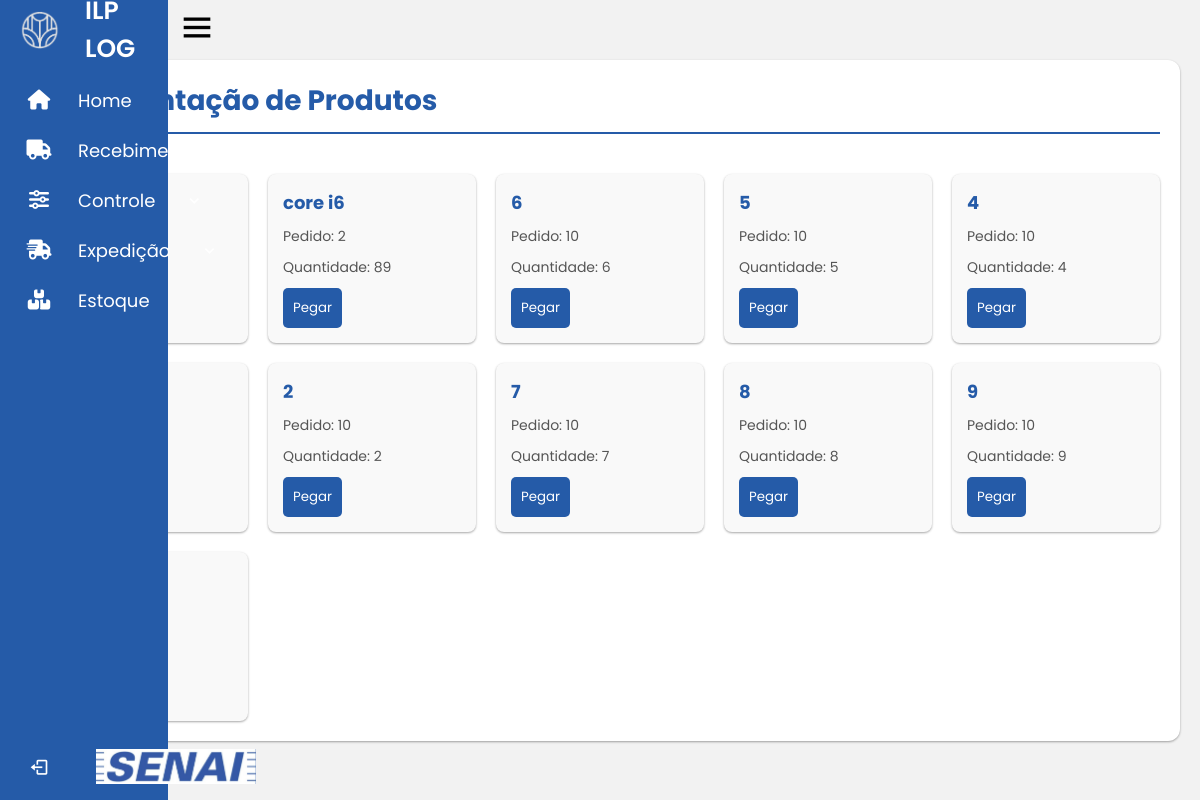
Page /SENAI_LOGISTICA/home/movimentacao_pos_vistoria/movimentacaoPVist.php on the earlier database version.
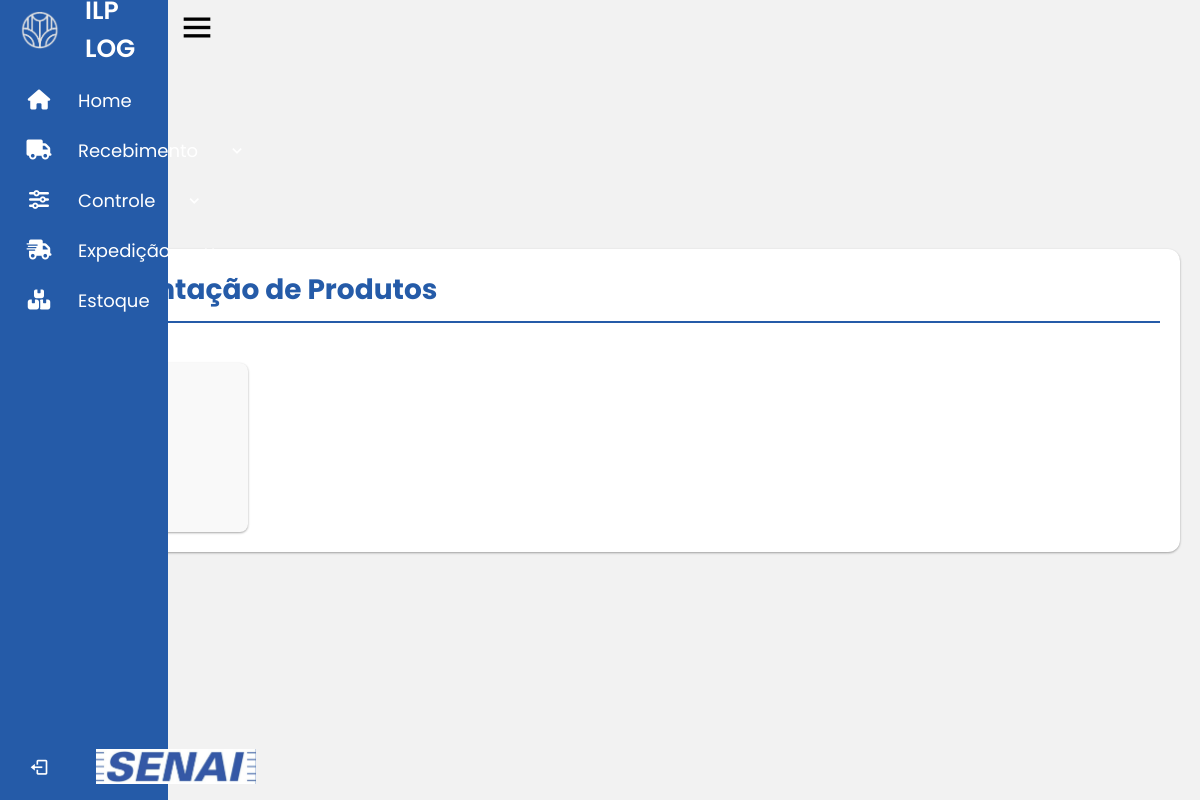
Same page on the later database version.
### tables this page shows
CREATE TABLE IF NOT EXISTS `vistoriacarga` (
`id` int(11) NOT NULL,
  `pedidob` varchar(50) NOT NULL,
  `nome_produto` varchar(50) NOT NULL,
  `qtd_prod` int(11) NOT NULL,
  `avariado` tinyint(4) DEFAULT NULL,
  `faltando` tinyint(50) NOT NULL,
  `observacoes` varchar(50) DEFAULT NULL,
  `data_registro` date DEFAULT NULL
);

### SENAI_LOGISTICA/home/movimentacao_pos_vistoria/movimentacaoPVist.php (the view, shortened to what this page needs)
<?php
$servername = "localhost";
$username = "root";
$password = "root";
$dbname = "senai";
$conn = new mysqli($servername, $username, $password, $dbname);
$sql = "SELECT * FROM vistoriacarga WHERE avariado = 0 AND faltando = 0";
$result = $conn->query($sql);
?>
<!DOCTYPE html>
<html lang="pt-BR">
<head>
    <link href='https://unpkg.com/boxicons@2.1.4/css/boxicons.min.css' rel='stylesheet'>
</head>
<body>
    <div class="container">
        <div class="header">
            <h1>Movimentação de Produtos</h1>
        </div>
        <?php
        include "../../sidebarALU.php";
        if ($result->num_rows > 0) {
            echo "<div class='grid'>";
            while ($row = $result->fetch_assoc()) {
                echo "<div class='produto-item'>";
                echo "<h3>" . htmlspecialchars($row["nome_produto"]) . "</h3>";
                echo "<p>Pedido: " . htmlspecialchars($row["pedidob"]) . "</p>";
                echo "<p>Quantidade: " . htmlspecialchars($row["qtd_prod"]) . "</p>";
                echo "<form action='update.php' method='post'>";
                echo "<button type='submit'>Pegar</button>";
                echo "</form>";
                echo "</div>";
            }
            echo "</div>";
        } else {
            echo "<div class='no-results'>Nenhum produto encontrado.</div>";
        }
        ?>
    </div>
</body>
</html>

Differences in the rows shown:
no longer on this page (row edited): vistoriacarga: nome_produto "core i6", pedidob "2", qtd_prod "89"
no longer on this page (row edited): vistoriacarga: nome_produto "6", pedidob "10", qtd_prod "6"
no longer on this page (row edited): vistoriacarga: nome_produto "5", pedidob "10", qtd_prod "5"
no longer on this page (row edited): vistoriacarga: nome_produto "4", pedidob "10", qtd_prod "4"
no longer on this page (row edited): vistoriacarga: nome_produto "2", pedidob "10", qtd_prod "2"
no longer on this page (row edited): vistoriacarga: nome_produto "7", pedidob "10", qtd_prod "7"
no longer on this page (row edited): vistoriacarga: nome_produto "8", pedidob "10", qtd_prod "8"
removed vistoriacarga: nome_produto "9", pedidob "10", qtd_prod "9"
